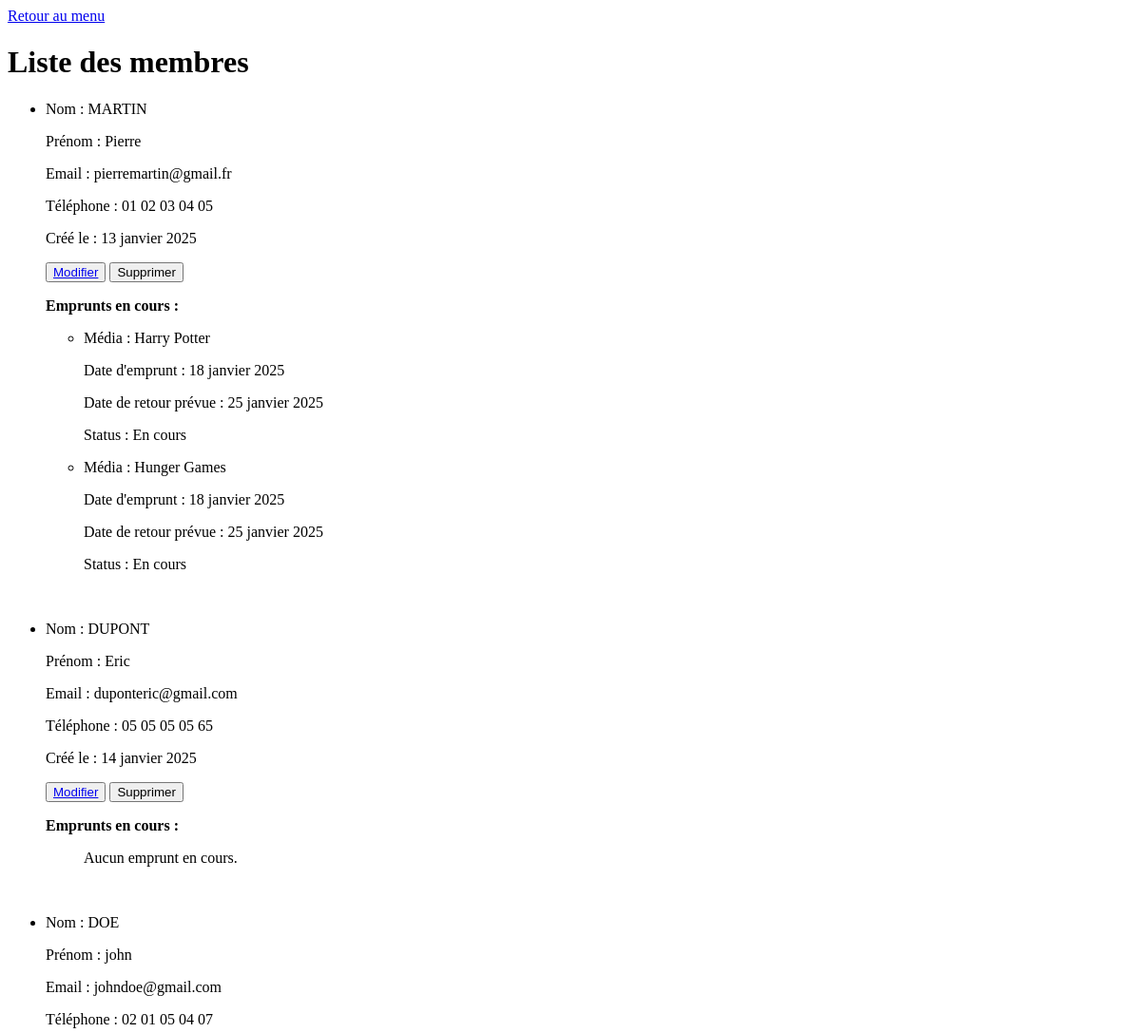
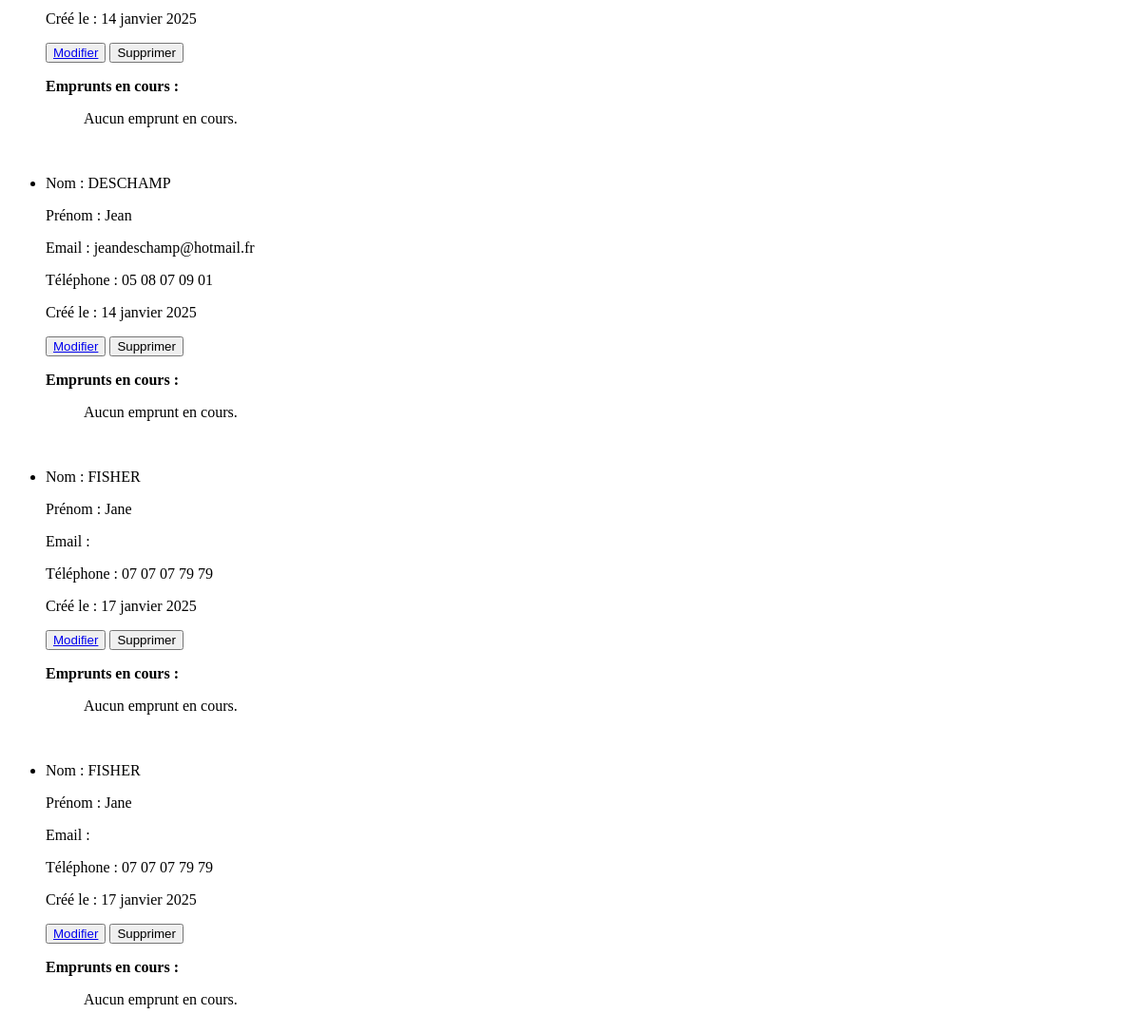
/bibliothecaire/listmembres/, run on an earlier commit of the app's database (2 pictures, top to bottom).
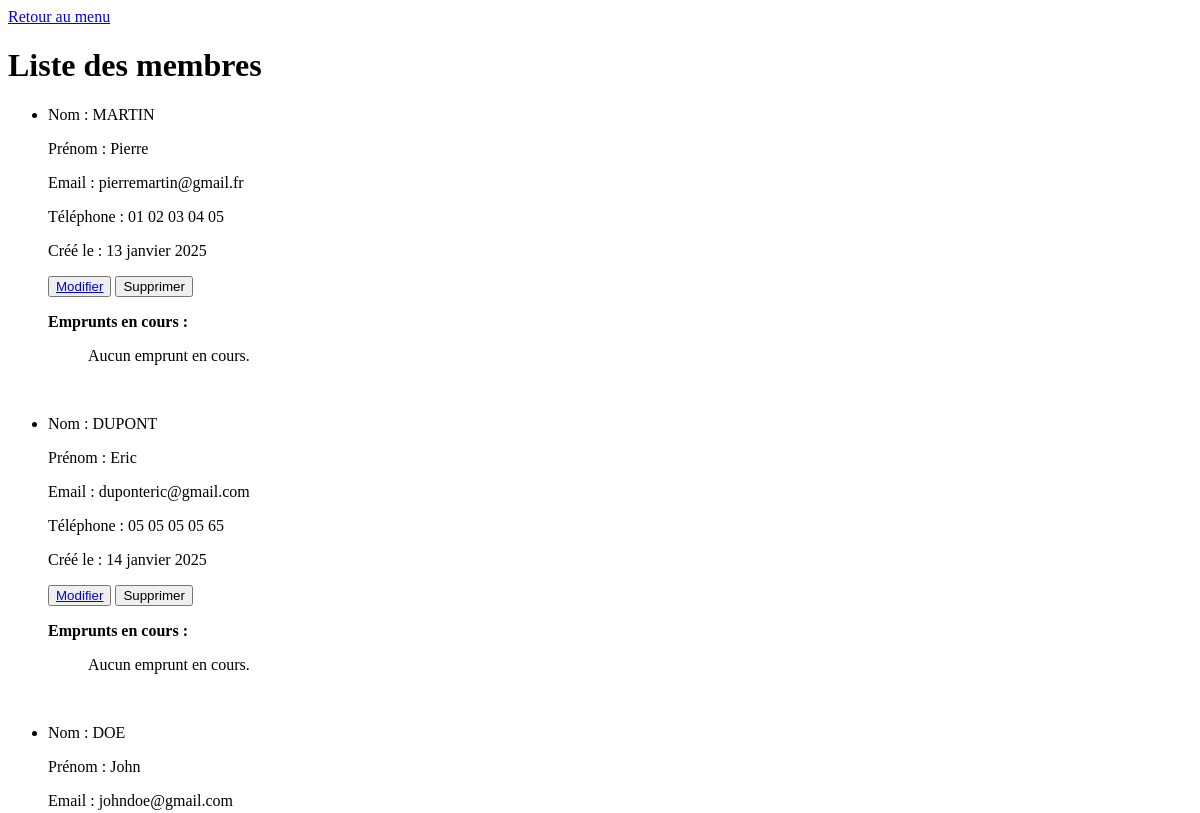
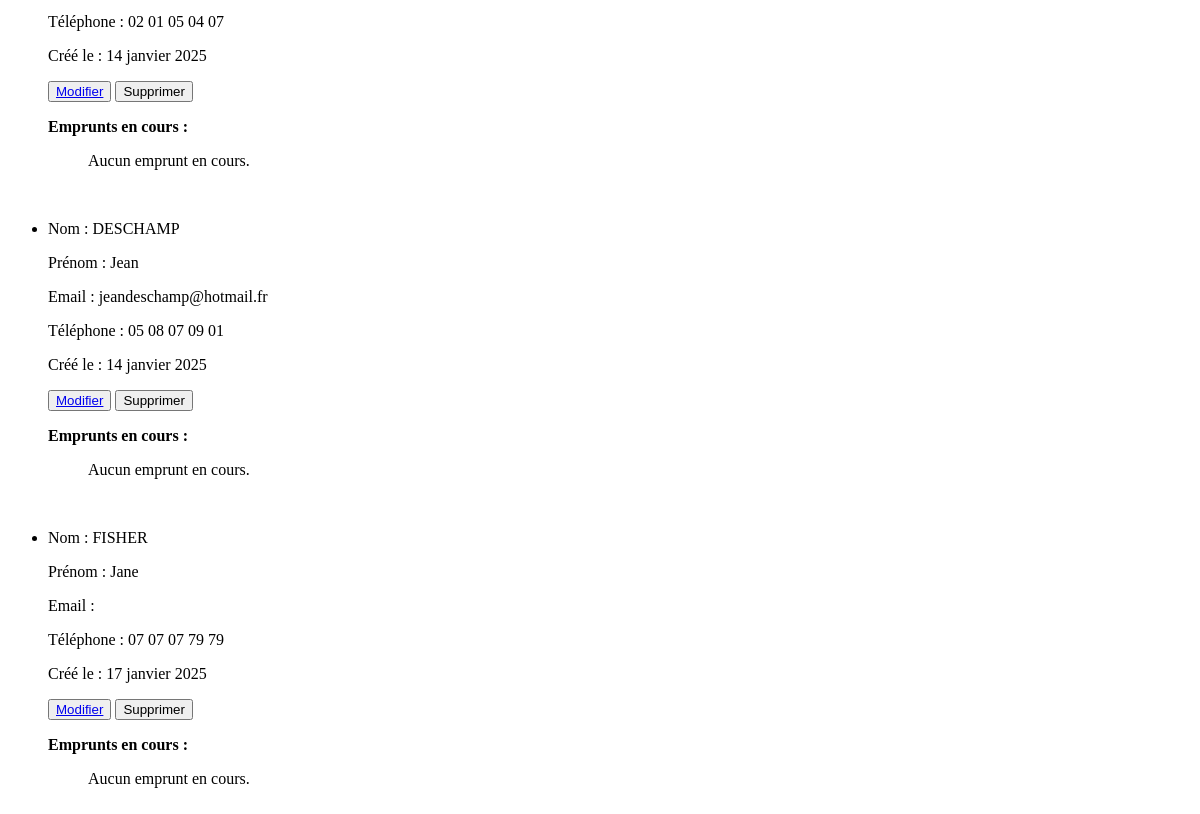
And on a later commit of the database (2 pictures, top to bottom).
### app_bibliothecaire/models.py (models this page shows, shortened)
class Membre(models.Model):
    name = models.fields.CharField(max_length=150)
    first_name = models.fields.CharField(max_length=150)
    email = models.EmailField(null=True, blank=True)
    phone = models.CharField(max_length=15, null=True, blank=True)
    creation_date = models.DateTimeField(auto_now_add=True) #Définit automatiquement la date et l'heure à la création

class Emprunt(models.Model):
    emprunteur = models.ForeignKey(
        Membre, #Relation vers la classe Membre
        on_delete=models.CASCADE, #Supprime l'emprunt si le membre est supprimé
        related_name="emprunts" #Permet de retrouver ts les emprunts d'un membre via membre.emprunts.all()
    )
    media = models.ForeignKey(
        Media,
        on_delete=models.CASCADE,
        related_name="emprunts" #Permet de retrouver tous les emprunts pour un média
    )
    date_emprunt = models.DateTimeField(null=True, blank=True)
    date_retour_prevue = models.DateField(default=get_default_date_emprunt)
    date_retour_effective = models.DateField(null=True, blank=True)

class Media(models.Model):
    CATEGORY_CHOICES = [
        ('livre', 'Livre'),
        ('dvd', 'Dvd'),
        ('cd', 'Cd'),
        ('plateau', 'Plateau'),
    ]
    name = models.fields.CharField(max_length=150)
    auteur = models.fields.CharField(max_length=250)
    category = models.CharField(max_length=10, choices=CATEGORY_CHOICES, default='livre')
    disponibility = models.BooleanField(default=True)
    emprunteur = models.ForeignKey(Membre, null=True, blank=True, on_delete=models.SET_NULL)
    date_emprunt = models.DateTimeField(null=True, blank=True)

### app_bibliothecaire/views.py (the view)
# urls.py: path('listmembres/', views.listemembres, name='listmembres'),
def listemembres(request):
    membres = Membre.objects.all()
    for membre in membres:
        membre.emprunts_en_cours = Emprunt.objects.filter(emprunteur=membre, date_retour_effective__isnull=True)
    return render(request, 'membres/listmembres.html', {'membres': membres})

### app_bibliothecaire/templates/membres/listmembres.html (shortened to what this page needs)
<!DOCTYPE html>
<html lang="fr">
<head>
</head>
<body>
    <a href="{% url 'app_bibliothecaire:home_bibliothecaire' %}">Retour au menu</a>
    <h1>Liste des membres</h1>
    <ul>
      {% for membre in membres %}
      <li>
          <p>Nom : {{ membre.name }}</p>
          <p>Prénom : {{ membre.first_name }}</p>
          <p>Email : {{ membre.email }}</p>
          <p>Téléphone : {{ membre.phone }}</p>
          <p>Créé le : {{ membre.creation_date|date:"d F Y" }}</p>
          <button><a href="{% url 'app_bibliothecaire:updatemembre' id=membre.id %}"> Modifier</a></button>
          <form action="{% url 'app_bibliothecaire:deletemembre' id=membre.id %}" method="POST" style="display:inline;">
                <button type="submit">Supprimer</button>
          </form>
          <p><strong>Emprunts en cours :</strong></p>
          <ul>
            {% for emprunt in membre.emprunts_en_cours %}
            <li>
                <p>Média : {{ emprunt.media.name }}</p>
                <p>Date d'emprunt : {{ emprunt.date_emprunt|date:"d F Y" }}</p>
                <p>Date de retour prévue : {{ emprunt.date_retour_prevue|date:"d F Y" }}</p>
                <p>Status : {% if emprunt.date_retour_effective %}
                    Retour effectué le {{ emprunt.date_retour_effective|date:"d F Y" }}
                    {% else %} En cours {% endif %}</p>
            </li>
            {% empty %}
            <p>Aucun emprunt en cours.</p>
            {% endfor %}
          </ul>
      </li><br>
      {% endfor %}
    </ul>
</body>
</html>

What changed in the data, as far as the page shows it:
removed Emprunt: media.name "Hunger Games", date_emprunt "18 janvier 2025", date_retour_prevue "25 janvier 2025", shows "En cours", shown under Membre "MARTIN"
removed Membre: name "FISHER", first_name "Jane", phone "07 07 07 79 79", creation_date "17 janvier 2025"
changed Membre "MARTIN": loses Emprunt (media.name "Harry Potter", date_emprunt "18 janvier 2025", date_retour_prevue "25 janvier 2025", shows "En cours"); now shows "Aucun emprunt en cours."
changed Membre "DOE": first_name "john" → "John"
